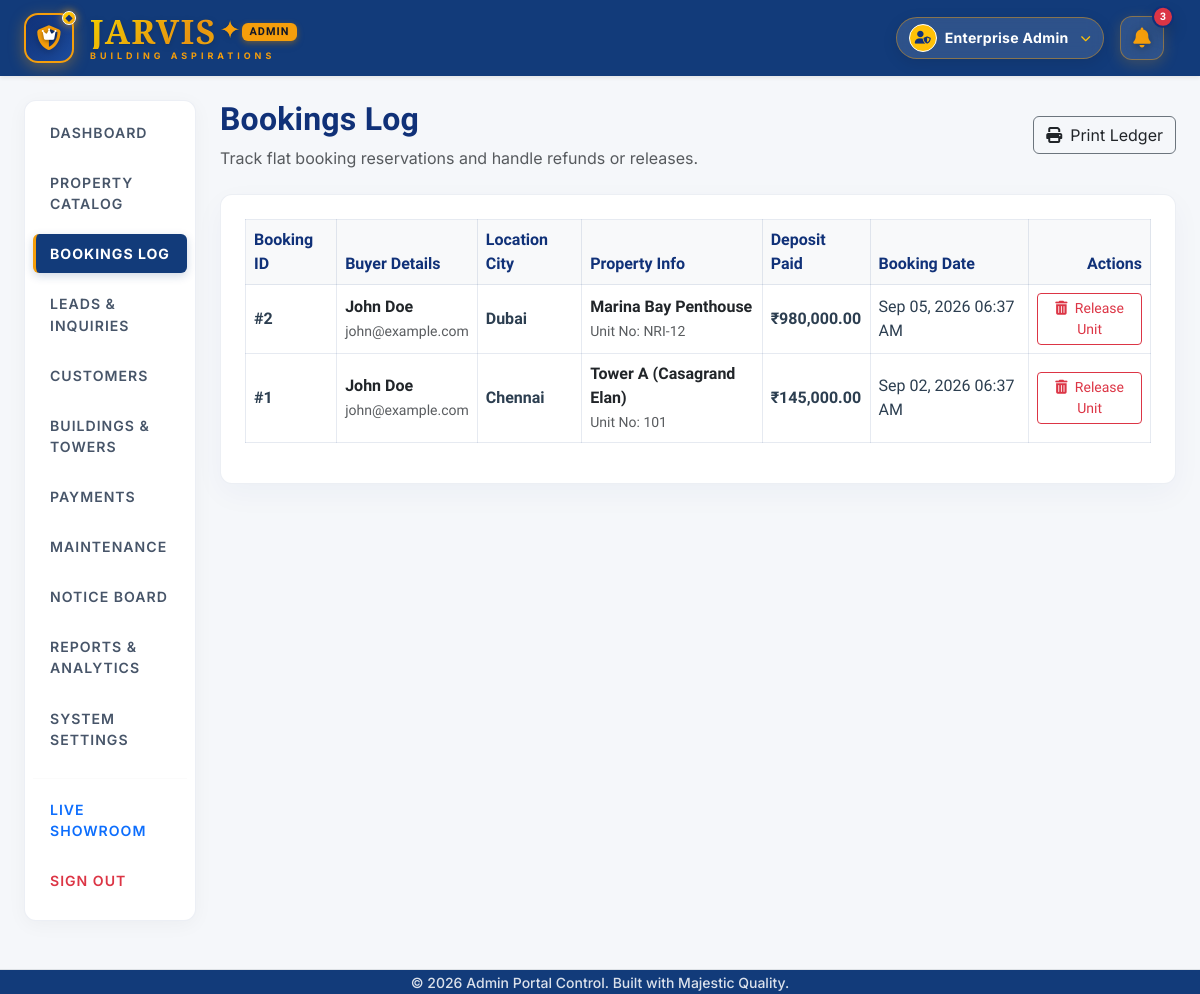
The app's page /admin/bookings.php (signed in) with its own data.
### tables this page shows
CREATE TABLE IF NOT EXISTS `settings` (
  `key_name` VARCHAR(50) PRIMARY KEY,
  `key_value` TEXT NOT NULL
);

CREATE TABLE IF NOT EXISTS `bookings` (
  `id` INT AUTO_INCREMENT PRIMARY KEY,
  `resident_id` INT NOT NULL,
  `flat_id` INT NOT NULL,
  `booking_date` TIMESTAMP DEFAULT CURRENT_TIMESTAMP,
  `amount_paid` DECIMAL(12,2) NOT NULL,
  `payment_status` ENUM('Paid', 'Pending') NOT NULL DEFAULT 'Paid',
  FOREIGN KEY (`resident_id`) REFERENCES `residents` (`id`) ON DELETE CASCADE,
  FOREIGN KEY (`flat_id`) REFERENCES `flats` (`id`) ON DELETE CASCADE
);

CREATE TABLE IF NOT EXISTS `residents` (
  `id` INT AUTO_INCREMENT PRIMARY KEY,
  `name` VARCHAR(100) NOT NULL,
  `phone` VARCHAR(20) NOT NULL,
  `email` VARCHAR(100) NOT NULL UNIQUE,
  `password` VARCHAR(255) NOT NULL
);

CREATE TABLE IF NOT EXISTS `flats` (
  `id` INT AUTO_INCREMENT PRIMARY KEY,
  `flat_no` VARCHAR(50) NOT NULL,
  `block` VARCHAR(50) NOT NULL,
  `city` ENUM('Chennai', 'Bengaluru', 'Coimbatore', 'Hyderabad', 'Dubai', 'Pune', 'Delhi') NOT NULL DEFAULT 'Chennai',
  `bhk` INT NOT NULL,
  `price` DECIMAL(12,2) NOT NULL,
  `description` TEXT DEFAULT NULL,
  `image_url` VARCHAR(255) DEFAULT NULL,
  `status` ENUM('Available', 'Booked') NOT NULL DEFAULT 'Available',
  `type` ENUM('Residential', 'Commercial', 'Industrial', 'NRI', 'Ventures') NOT NULL DEFAULT 'Residential',
  `floor` INT NOT NULL DEFAULT 1
);

### includes/db.php (called while the page is built, shortened)
<?php
$host = '127.0.0.1';
$db   = 'flat_management';
$user = 'root';
$pass = '';
$charset = 'utf8mb4';
$options = [
    PDO::ATTR_ERRMODE            => PDO::ERRMODE_EXCEPTION,
    PDO::ATTR_DEFAULT_FETCH_MODE => PDO::FETCH_ASSOC,
    PDO::ATTR_EMULATE_PREPARES   => false,
];
try {
    $dsn = "mysql:host=$host;dbname=$db;charset=$charset";
    $pdo = new PDO($dsn, $user, $pass, $options);
    try {
        $pdo->exec("ALTER TABLE `flats` MODIFY COLUMN `image_url` TEXT NULL;");
    } catch (\Exception $e) {}
} catch (\PDOException $e) {
    throw new \PDOException($e->getMessage(), (int)$e->getCode());
}
function get_setting($key, $default = '') {
    global $pdo;
    try {
        $stmt = $pdo->prepare("SELECT key_value FROM settings WHERE key_name = :key");
        $stmt->execute(['key' => $key]);
        $val = $stmt->fetchColumn();
        return $val !== false ? $val : $default;
    } catch (Exception $e) {
        return $default;
    }
}
?>

### admin/bookings.php (the view, shortened to what this page needs)
<?php
require_once '../includes/db.php';
require_once 'includes/header.php';
try {
    $stmt = $pdo->query("
        SELECT b.*, r.name as customer_name, r.email as customer_email, f.flat_no, f.block, f.city
        FROM bookings b
        JOIN residents r ON b.resident_id = r.id
        JOIN flats f ON b.flat_id = f.id
        ORDER BY b.id DESC
    ");
    $bookings = $stmt->fetchAll();
} catch (PDOException $e) {
    $error = 'Error fetching bookings: ' . $e->getMessage();
}
?>
<div class="container-fluid px-4">
    <div class="row">
        <div class="col-md-3 col-lg-2 d-print-none">
            <?php include 'includes/sidebar.php'; ?>
        </div>
        <div class="col-md-9 col-lg-10">
            <div class="d-flex justify-content-between align-items-center mb-4">
                <div>
                    <h2 class="fw-bold" style="color:var(--blue-brand);">Bookings Log</h2>
                    <p class="text-muted mb-0 d-print-none">Track flat booking reservations and handle refunds or releases.</p>
                </div>
                <div class="d-print-none">
                    <button class="btn btn-outline-secondary text-dark border-secondary" onclick="window.print()">
                        <i class="fa-solid fa-print me-2"></i>Print Ledger
                    </button>
                </div>
            </div>
            <div class="card card-premium p-4">
                <div class="table-responsive">
                    <table class="table table-premium align-middle">
                        <thead>
                            <tr>
                                <th>Booking ID</th>
                                <th>Buyer Details</th>
                                <th>Location City</th>
                                <th>Property Info</th>
                                <th>Deposit Paid</th>
                                <th>Booking Date</th>
                                <th class="text-end d-print-none">Actions</th>
                            </tr>
                        </thead>
                        <tbody>
                            <?php if (count($bookings) > 0): ?>
                                <?php foreach ($bookings as $bk): ?>
                                    <tr>
                                        <td class="fw-bold text-dark">#<?php echo $bk['id']; ?></td>
                                        <td>
                                            <div class="fw-bold text-dark"><?php echo htmlspecialchars($bk['customer_name']); ?></div>
                                            <small class="text-muted"><?php echo htmlspecialchars($bk['customer_email']); ?></small>
                                        </td>
                                        <td class="fw-bold text-dark"><?php echo htmlspecialchars($bk['city']); ?></td>
                                        <td>
                                            <div class="fw-semibold text-dark"><?php echo htmlspecialchars($bk['block']); ?></div>
                                            <small class="text-muted">Unit No: <?php echo htmlspecialchars($bk['flat_no']); ?></small>
                                        </td>
                                        <td class="fw-bold text-success">₹<?php echo number_format($bk['amount_paid'], 2); ?></td>
                                        <td><?php echo date('M d, Y h:i A', strtotime($bk['booking_date'])); ?></td>
                                        <td class="text-end d-print-none">
                                            <a href="bookings.php?delete=<?php echo $bk['id']; ?>"
                                               class="btn btn-sm btn-outline-danger"
                                               onclick="return confirm('Are you sure you want to cancel this booking deposit and release the apartment back to vacant status?');"
                                               style="border-radius:4px;">
                                                <i class="fa-solid fa-trash-can me-1"></i> Release Unit
                                            </a>
                                        </td>
                                    </tr>
                                <?php endforeach; ?>
                            <?php else: ?>
                                <tr>
                                    <td colspan="7" class="text-center text-muted py-4">No flat bookings registered in system ledger.</td>
                                </tr>
                            <?php endif; ?>
                        </tbody>
                    </table>
                </div>
            </div>
        </div>
    </div>
</div>
<?php require_once 'includes/footer.php'; ?>

### admin/includes/header.php (shortened to what this page needs)
<?php
$system_name   = get_setting('system_name', 'Jarvis');
$brand_tagline = get_setting('brand_tagline', 'BUILDING ASPIRATIONS');
$primary_color = get_setting('primary_color', '#123B7A');
?>
<!DOCTYPE html>
<html lang="en">
<head>
    <link href="https://cdn.jsdelivr.net/npm/bootstrap@5.3.0/dist/css/bootstrap.min.css" rel="stylesheet">
    <link href="https://cdnjs.cloudflare.com/ajax/libs/font-awesome/6.4.0/css/all.min.css" rel="stylesheet">
    <link href="../css/style.css?v=<?php echo time(); ?>" rel="stylesheet">
</head>
<body class="admin-theme" style="background-color: #F5F7FA; color: #1F2937; font-family: 'Inter', -apple-system, BlinkMacSystemFont, 'Segoe UI', Roboto, sans-serif;">
    <nav class="navbar navbar-expand-lg sticky-top shadow-sm py-2.5" style="background-color: <?php echo htmlspecialchars($primary_color); ?>;">
        <div class="container-fluid px-4">
            <a class="navbar-brand d-flex align-items-center me-4" href="dashboard.php" style="text-decoration: none;">
                <div class="logo-crest me-3 d-flex align-items-center justify-content-center" style="width: 50px; height: 50px; background: linear-gradient(135deg, #103178 0%, #1c4b9c 100%); border-radius: 14px; border: 2px solid #F59E0B; box-shadow: 0 4px 15px rgba(245, 158, 11, 0.35); position: relative; transition: all 0.3s ease; cursor: pointer;">
                    <i class="fa-solid fa-shield-halved" style="font-size: 1.55rem; color: #F59E0B; filter: drop-shadow(0 2px 4px rgba(0,0,0,0.3));"></i>
                    <i class="fa-solid fa-crown" style="position: absolute; font-size: 0.82rem; color: #ffffff; top: 13px; filter: drop-shadow(0 1px 2px rgba(0,0,0,0.5));"></i>
                    <span style="position: absolute; top: -4px; right: -4px; width: 14px; height: 14px; background: linear-gradient(135deg, #ffd700 0%, #f59e0b 100%); border: 1.5px solid #ffffff; border-radius: 50%; box-shadow: 0 0 8px rgba(245, 158, 11, 0.8); display: flex; align-items: center; justify-content: center;">
                        <i class="fa-solid fa-diamond" style="font-size: 7px; color: #103178;"></i>
                    </span>
                </div>
                <div class="lh-1">
                    <div class="d-flex align-items-center" style="font-family: 'Playfair Display', 'Plus Jakarta Sans', serif; font-weight: 900; font-size: 2.1rem; background: linear-gradient(135deg, #ffd700 0%, #f39c12 50%, #ffd700 100%); -webkit-background-clip: text; -webkit-text-fill-color: transparent; letter-spacing: 1.5px; text-shadow: 0.5px 0.5px 0px rgba(0,0,0,0.05); filter: drop-shadow(0px 2px 3px rgba(0,0,0,0.15));">
                        <?php echo htmlspecialchars(strtoupper($system_name)); ?>
                        <span style="color: #f59e0b; -webkit-text-fill-color: #f59e0b; font-weight: 300; font-size: 1.5rem; margin-left: 3px; margin-top: -5px;">✦</span>
                        <span class="badge bg-amber text-dark ms-2.5 px-2 py-0.5 fw-bold align-middle" style="background-color: #F59E0B; font-size: 0.68rem; letter-spacing: 1px; font-family: 'Inter', sans-serif; -webkit-text-fill-color: #0f172a; border-radius: 6px; box-shadow: 0 2px 6px rgba(245, 158, 11, 0.4);">ADMIN</span>
                    </div>
                    <span style="display:block; font-size:0.56rem; letter-spacing:4px; color:#f59e0b; font-weight:700; text-transform:uppercase; margin-top:3px;"><?php echo htmlspecialchars($brand_tagline); ?></span>
                </div>
            </a>
            <div class="collapse navbar-collapse" id="adminNavbar">
                <div class="ms-auto d-flex align-items-center gap-3 pe-2">
                    <div class="dropdown">
                        <button class="btn rounded-pill px-3.5 py-1.5 fw-bold d-flex align-items-center gap-2 text-white" type="button" data-bs-toggle="dropdown" aria-expanded="false" style="background: rgba(255, 255, 255, 0.12); border: 1.5px solid rgba(245, 158, 11, 0.45); box-shadow: 0 4px 15px rgba(0, 0, 0, 0.1); backdrop-filter: blur(8px); transition: all 0.3s ease;">
                            <div class="rounded-circle bg-warning text-dark fw-bold d-flex align-items-center justify-content-center shadow-xs" style="width: 28px; height: 28px; font-size: 0.85rem; border: 1px solid #ffffff;">
                                <i class="fa-solid fa-user-shield" style="font-size: 0.8rem; color: #103178;"></i>
                            </div>
                            <span class="d-none d-sm-inline" style="font-size: 0.88rem; letter-spacing: 0.3px;">Enterprise Admin</span>
                            <i class="fa-solid fa-chevron-down text-warning fs-8 ms-1"></i>
                        </button>
                    </div>
                    <div class="dropdown me-1">
                        <button class="btn grand-notif-btn position-relative d-flex align-items-center justify-content-center p-0" type="button" data-bs-toggle="dropdown" aria-expanded="false" style="width: 44px; height: 44px; background: rgba(255, 255, 255, 0.12); border: 1.5px solid rgba(245, 158, 11, 0.45); border-radius: 12px; box-shadow: 0 4px 15px rgba(245, 158, 11, 0.2); backdrop-filter: blur(8px); transition: all 0.3s cubic-bezier(0.4, 0, 0.2, 1); cursor: pointer;">
                            <i class="fa-solid fa-bell" style="font-size: 1.25rem; color: #F59E0B; filter: drop-shadow(0 2px 4px rgba(0,0,0,0.3));"></i>
                            <span class="position-absolute top-0 start-100 translate-middle badge rounded-pill bg-danger text-white fw-bold shadow" style="font-size: 0.65rem; border: 2px solid #103178; padding: 4px 6px; box-shadow: 0 0 10px rgba(239, 68, 68, 0.9); animation: pulse-ring 2s infinite;">
                                3
                            </span>
                        </button>
                    </div>
                </div>
            </div>
        </div>
    </nav>
    <main class="py-4">

### css/style.css (style rules this page uses)
:root { --bg-primary: #ffffff; --bg-secondary: #f5f6f9; --text-main: #2c3e50; --text-muted: #7f8c8d; --blue-brand: #103178; --orange-brand: #f2a122; --orange-hover: #d98a1a; --border-color: rgba(16, 49, 120, 0.1); --success-color: #27ae60; --danger-color: #c0392b; --card-shadow: 0 10px 30px rgba(16, 49, 120, 0.06); --navbar-bg: #ffffff; --sidebar-bg: #f8f9fa; }
body { font-family: 'Plus Jakarta Sans', sans-serif; background-color: var(--bg-primary); color: var(--text-main); min-height: 100vh; display: flex; flex-direction: column; overflow-x: hidden; }
h1, h2, h3, h4, h5, h6 { font-family: 'Plus Jakarta Sans', system-ui, -apple-system, sans-serif; color: var(--blue-brand); letter-spacing: 0.2px; }
.stat-card h2, .stat-card h3, .stat-card h4, .stat-card h5, table, .amount, .badge, .number, code, .fs-1, .fs-2, .fs-3, .fs-4, .fs-5 { font-family: 'Plus Jakarta Sans', system-ui, -apple-system, sans-serif !important; font-variant-numeric: normal; }
.card-premium { background-color: #ffffff; border: 1px solid rgba(16, 49, 120, 0.08); border-radius: 12px; overflow: hidden; transition: all 0.4s cubic-bezier(0.16, 1, 0.3, 1); box-shadow: 0 10px 30px rgba(16, 49, 120, 0.04); }
.table-premium tr { background-color: #ffffff !important; }
.table-premium td, .table-premium th { border: 1px solid var(--border-color) !important; color: var(--text-main) !important; }
.table-premium th { background-color: var(--sidebar-bg) !important; font-weight: 700; color: var(--blue-brand) !important; }
:root { --admin-primary: #123B7A; --admin-accent: #F59E0B; --admin-bg: #F5F7FA; --admin-card-bg: #FFFFFF; --admin-text: #1F2937; --admin-success: #16A34A; --admin-danger: #DC2626; }
body.admin-theme { background-color: var(--admin-bg) !important; color: var(--admin-text) !important; font-family: 'Inter', -apple-system, BlinkMacSystemFont, "Segoe UI", Roboto, "Helvetica Neue", Arial, sans-serif !important; }
.fs-8 { font-size: 0.65rem !important; }

### records on screen
settings: key_value "JARVIS"
bookings: id "2", resident.name "John Doe", resident.email "john@example.com", flat.city "Dubai", flat.block "Marina Bay Penthouse", flat.flat_no "NRI-12", amount_paid "980,000.00", booking_date "Sep 05, 2026 06:37 AM"
bookings: id "1", resident.name "John Doe", resident.email "john@example.com", flat.city "Chennai", flat.block "Tower A (Casagrand Elan)", flat.flat_no "101", amount_paid "145,000.00", booking_date "Sep 02, 2026 06:37 AM"

### other values on screen
$brand_tagline "BUILDING ASPIRATIONS"
